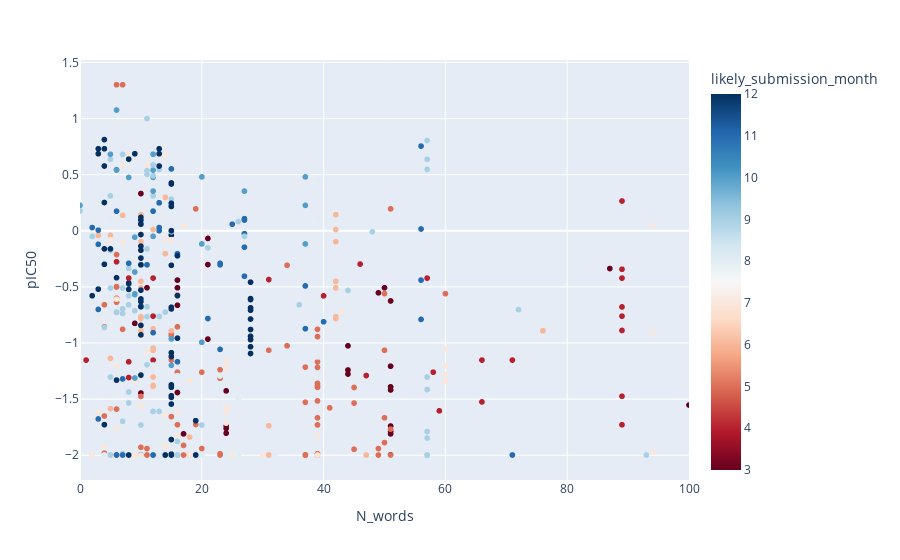

Source (notebook cell):
### Code cell
fig = px.scatter(moonshot.loc[moonshot.likely_submission_month < 13],
          x='N_words', y='pIC50',
          color='likely_submission_month',
          #opacity=0.2
                )
fig.update_xaxes(range=[0, 100])
fig.update_coloraxes(colorscale=px.colors.sequential.RdBu)
fig

### Figure 1 — Plotly figure (JSON) as saved in the notebook; plotly's stock layout.template omitted (floating-point values rounded to 4 significant figures; data arrays with more than 128 entries replaced by an {"elided": "..."} marker saying what was removed)
{"data": [{"hovertemplate": "N_words=%{x}<br>pIC50=%{y}<br>likely_submission_month=%{marker.color}<extra></extra>", "legendgroup": "", "marker": {"color": {"elided": "16604 int values"}, "coloraxis": "coloraxis", "symbol": "circle"}, "mode": "markers", "name": "", "showlegend": false, "type": "scattergl", "x": {"elided": "16604 int values"}, "xaxis": "x", "y": {"elided": "16604 float values"}, "yaxis": "y"}], "layout": {"autosize": true, "coloraxis": {"colorbar": {"title": {"text": "likely_submission_month"}}, "colorscale": [[0, "rgb(103,0,31)"], [0.1, "rgb(178,24,43)"], [0.2, "rgb(214,96,77)"], [0.3, "rgb(244,165,130)"], [0.4, "rgb(253,219,199)"], [0.5, "rgb(247,247,247)"], [0.6, "rgb(209,229,240)"], [0.7, "rgb(146,197,222)"], [0.8, "rgb(67,147,195)"], [0.9, "rgb(33,102,172)"], [1, "rgb(5,48,97)"]]}, "legend": {"tracegroupgap": 0}, "margin": {"t": 60}, "xaxis": {"anchor": "y", "domain": [0, 1], "range": [0, 100], "title": {"text": "N_words"}, "type": "linear"}, "yaxis": {"anchor": "x", "autorange": true, "domain": [0, 1], "range": [-2.226, 1.527], "title": {"text": "pIC50"}, "type": "linear"}}}
